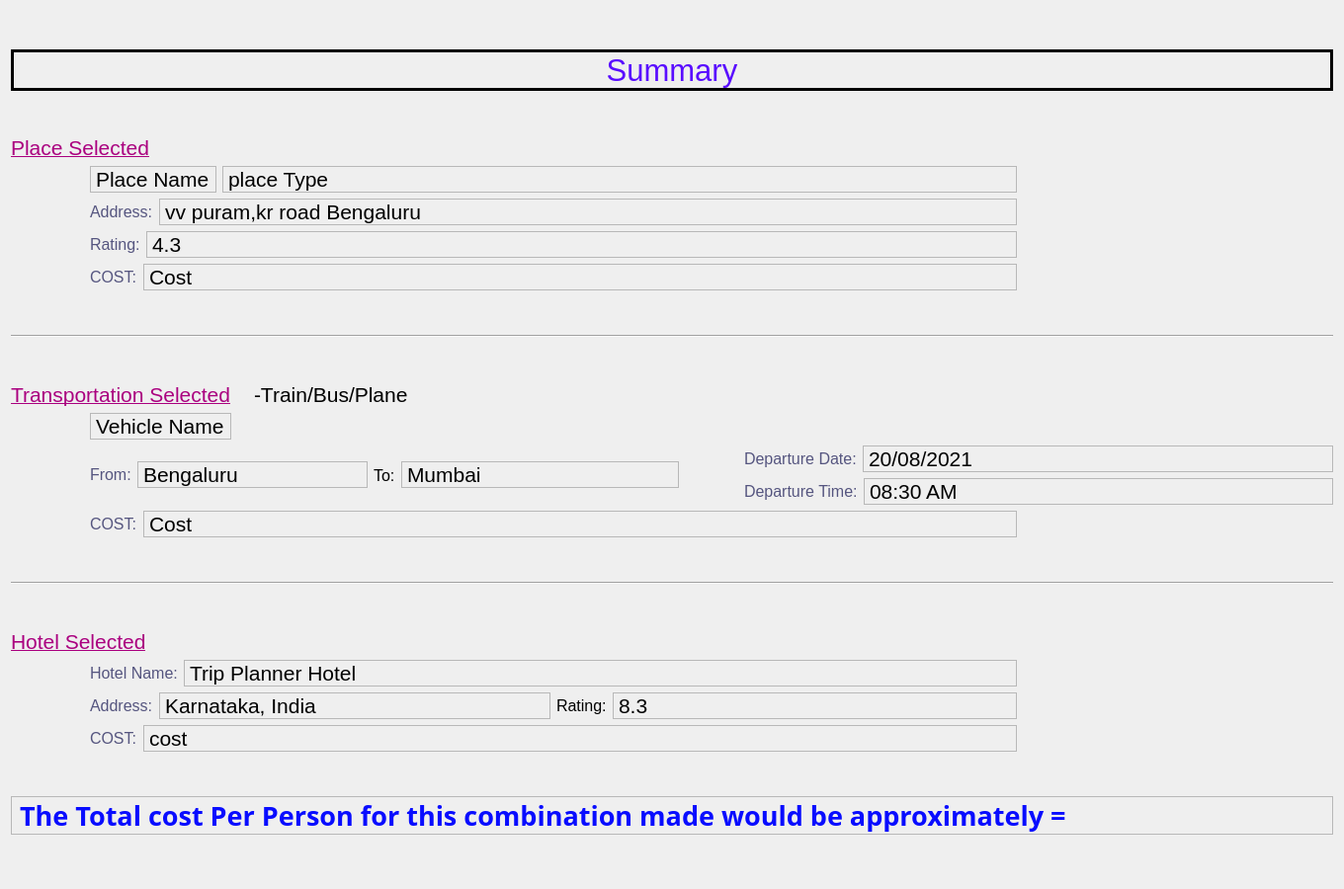
<?xml version="1.0" encoding="UTF-8"?>
<ui version="4.0">
 <class>Form</class>
 <widget class="QWidget" name="Form">
  <property name="geometry">
   <rect>
    <x>0</x>
    <y>0</y>
    <width>1360</width>
    <height>900</height>
   </rect>
  </property>
  <property name="windowTitle">
   <string>Summary </string>
  </property>
  <layout class="QVBoxLayout" name="verticalLayout_9">
   <item>
    <widget class="QLabel" name="label">
     <property name="sizePolicy">
      <sizepolicy hsizetype="Preferred" vsizetype="Fixed">
       <horstretch>0</horstretch>
       <verstretch>0</verstretch>
      </sizepolicy>
     </property>
     <property name="font">
      <font>
       <pointsize>23</pointsize>
      </font>
     </property>
     <property name="frameShape">
      <enum>QFrame::Box</enum>
     </property>
     <property name="lineWidth">
      <number>3</number>
     </property>
     <property name="text">
      <string>&lt;html&gt;&lt;head/&gt;&lt;body&gt;&lt;p&gt;&lt;span style=&quot; color:#590cff;&quot;&gt;Summary&lt;/span&gt;&lt;/p&gt;&lt;/body&gt;&lt;/html&gt;</string>
     </property>
     <property name="scaledContents">
      <bool>true</bool>
     </property>
     <property name="alignment">
      <set>Qt::AlignCenter</set>
     </property>
    </widget>
   </item>
   <item>
    <layout class="QVBoxLayout" name="verticalLayout_6">
     <item>
      <widget class="QLabel" name="label_3">
       <property name="sizePolicy">
        <sizepolicy hsizetype="Preferred" vsizetype="Maximum">
         <horstretch>0</horstretch>
         <verstretch>0</verstretch>
        </sizepolicy>
       </property>
       <property name="font">
        <font>
         <pointsize>16</pointsize>
         <underline>true</underline>
        </font>
       </property>
       <property name="frameShape">
        <enum>QFrame::NoFrame</enum>
       </property>
       <property name="text">
        <string>&lt;html&gt;&lt;head/&gt;&lt;body&gt;&lt;p&gt;&lt;span style=&quot; color:#aa007f;&quot;&gt;Place Selected&lt;/span&gt;&lt;/p&gt;&lt;/body&gt;&lt;/html&gt;</string>
       </property>
      </widget>
     </item>
     <item>
      <layout class="QHBoxLayout" name="horizontalLayout_17">
       <item>
        <spacer name="horizontalSpacer">
         <property name="orientation">
          <enum>Qt::Horizontal</enum>
         </property>
         <property name="sizeType">
          <enum>QSizePolicy::Fixed</enum>
         </property>
         <property name="sizeHint" stdset="0">
          <size>
           <width>80</width>
           <height>20</height>
          </size>
         </property>
        </spacer>
       </item>
       <item>
        <layout class="QVBoxLayout" name="verticalLayout_5">
         <item>
          <layout class="QHBoxLayout" name="horizontalLayout_9">
           <item>
            <widget class="QLabel" name="place_name">
             <property name="sizePolicy">
              <sizepolicy hsizetype="Fixed" vsizetype="Fixed">
               <horstretch>0</horstretch>
               <verstretch>0</verstretch>
              </sizepolicy>
             </property>
             <property name="font">
              <font>
               <pointsize>16</pointsize>
              </font>
             </property>
             <property name="frameShape">
              <enum>QFrame::StyledPanel</enum>
             </property>
             <property name="text">
              <string>Place Name</string>
             </property>
            </widget>
           </item>
           <item>
            <widget class="QLabel" name="place_type">
             <property name="sizePolicy">
              <sizepolicy hsizetype="Preferred" vsizetype="Fixed">
               <horstretch>0</horstretch>
               <verstretch>0</verstretch>
              </sizepolicy>
             </property>
             <property name="font">
              <font>
               <pointsize>16</pointsize>
              </font>
             </property>
             <property name="frameShape">
              <enum>QFrame::StyledPanel</enum>
             </property>
             <property name="text">
              <string>place Type</string>
             </property>
            </widget>
           </item>
          </layout>
         </item>
         <item>
          <layout class="QHBoxLayout" name="horizontalLayout_7">
           <item>
            <widget class="QLabel" name="label_5">
             <property name="sizePolicy">
              <sizepolicy hsizetype="Fixed" vsizetype="Preferred">
               <horstretch>0</horstretch>
               <verstretch>0</verstretch>
              </sizepolicy>
             </property>
             <property name="font">
              <font>
               <pointsize>12</pointsize>
              </font>
             </property>
             <property name="text">
              <string>&lt;html&gt;&lt;head/&gt;&lt;body&gt;&lt;p&gt;&lt;span style=&quot; color:#55557f;&quot;&gt;Address:&lt;/span&gt;&lt;/p&gt;&lt;/body&gt;&lt;/html&gt;</string>
             </property>
            </widget>
           </item>
           <item>
            <widget class="QLabel" name="place_address">
             <property name="sizePolicy">
              <sizepolicy hsizetype="Preferred" vsizetype="Fixed">
               <horstretch>0</horstretch>
               <verstretch>0</verstretch>
              </sizepolicy>
             </property>
             <property name="font">
              <font>
               <pointsize>16</pointsize>
              </font>
             </property>
             <property name="frameShape">
              <enum>QFrame::StyledPanel</enum>
             </property>
             <property name="text">
              <string>vv puram,kr road Bengaluru</string>
             </property>
            </widget>
           </item>
          </layout>
         </item>
         <item>
          <layout class="QHBoxLayout" name="horizontalLayout_8">
           <item>
            <widget class="QLabel" name="label_7">
             <property name="sizePolicy">
              <sizepolicy hsizetype="Fixed" vsizetype="Preferred">
               <horstretch>0</horstretch>
               <verstretch>0</verstretch>
              </sizepolicy>
             </property>
             <property name="font">
              <font>
               <pointsize>12</pointsize>
              </font>
             </property>
             <property name="text">
              <string>&lt;html&gt;&lt;head/&gt;&lt;body&gt;&lt;p&gt;&lt;span style=&quot; color:#55557f;&quot;&gt;Rating:&lt;/span&gt;&lt;/p&gt;&lt;/body&gt;&lt;/html&gt;</string>
             </property>
            </widget>
           </item>
           <item>
            <widget class="QLabel" name="place_rating">
             <property name="sizePolicy">
              <sizepolicy hsizetype="Preferred" vsizetype="Fixed">
               <horstretch>0</horstretch>
               <verstretch>0</verstretch>
              </sizepolicy>
             </property>
             <property name="font">
              <font>
               <pointsize>16</pointsize>
              </font>
             </property>
             <property name="frameShape">
              <enum>QFrame::StyledPanel</enum>
             </property>
             <property name="text">
              <string>4.3</string>
             </property>
            </widget>
           </item>
          </layout>
         </item>
         <item>
          <layout class="QHBoxLayout" name="horizontalLayout_10">
           <item>
            <widget class="QLabel" name="label_30">
             <property name="sizePolicy">
              <sizepolicy hsizetype="Fixed" vsizetype="Preferred">
               <horstretch>0</horstretch>
               <verstretch>0</verstretch>
              </sizepolicy>
             </property>
             <property name="font">
              <font>
               <pointsize>12</pointsize>
              </font>
             </property>
             <property name="text">
              <string>&lt;html&gt;&lt;head/&gt;&lt;body&gt;&lt;p&gt;&lt;span style=&quot; color:#55557f;&quot;&gt;COST:&lt;/span&gt;&lt;/p&gt;&lt;/body&gt;&lt;/html&gt;</string>
             </property>
            </widget>
           </item>
           <item>
            <widget class="QLabel" name="place_cost">
             <property name="sizePolicy">
              <sizepolicy hsizetype="Preferred" vsizetype="Fixed">
               <horstretch>0</horstretch>
               <verstretch>0</verstretch>
              </sizepolicy>
             </property>
             <property name="font">
              <font>
               <pointsize>16</pointsize>
              </font>
             </property>
             <property name="frameShape">
              <enum>QFrame::StyledPanel</enum>
             </property>
             <property name="text">
              <string>Cost</string>
             </property>
            </widget>
           </item>
          </layout>
         </item>
        </layout>
       </item>
       <item>
        <spacer name="horizontalSpacer_2">
         <property name="orientation">
          <enum>Qt::Horizontal</enum>
         </property>
         <property name="sizeType">
          <enum>QSizePolicy::Fixed</enum>
         </property>
         <property name="sizeHint" stdset="0">
          <size>
           <width>320</width>
           <height>20</height>
          </size>
         </property>
        </spacer>
       </item>
      </layout>
     </item>
    </layout>
   </item>
   <item>
    <widget class="Line" name="line">
     <property name="orientation">
      <enum>Qt::Horizontal</enum>
     </property>
    </widget>
   </item>
   <item>
    <layout class="QVBoxLayout" name="verticalLayout_7">
     <item>
      <layout class="QHBoxLayout" name="horizontalLayout_6">
       <property name="spacing">
        <number>23</number>
       </property>
       <property name="topMargin">
        <number>0</number>
       </property>
       <property name="rightMargin">
        <number>3</number>
       </property>
       <property name="bottomMargin">
        <number>0</number>
       </property>
       <item>
        <widget class="QLabel" name="label_8">
         <property name="sizePolicy">
          <sizepolicy hsizetype="Fixed" vsizetype="Fixed">
           <horstretch>0</horstretch>
           <verstretch>0</verstretch>
          </sizepolicy>
         </property>
         <property name="font">
          <font>
           <pointsize>16</pointsize>
           <underline>true</underline>
          </font>
         </property>
         <property name="frameShape">
          <enum>QFrame::NoFrame</enum>
         </property>
         <property name="text">
          <string>&lt;html&gt;&lt;head/&gt;&lt;body&gt;&lt;p&gt;&lt;span style=&quot; color:#aa007f;&quot;&gt;Transportation Selected&lt;/span&gt;&lt;/p&gt;&lt;/body&gt;&lt;/html&gt;</string>
         </property>
        </widget>
       </item>
       <item>
        <widget class="QLabel" name="vehicle_type">
         <property name="sizePolicy">
          <sizepolicy hsizetype="Preferred" vsizetype="Fixed">
           <horstretch>0</horstretch>
           <verstretch>0</verstretch>
          </sizepolicy>
         </property>
         <property name="font">
          <font>
           <pointsize>16</pointsize>
          </font>
         </property>
         <property name="frameShape">
          <enum>QFrame::NoFrame</enum>
         </property>
         <property name="midLineWidth">
          <number>0</number>
         </property>
         <property name="text">
          <string>-Train/Bus/Plane</string>
         </property>
        </widget>
       </item>
      </layout>
     </item>
     <item>
      <layout class="QHBoxLayout" name="horizontalLayout_18">
       <item>
        <spacer name="horizontalSpacer_6">
         <property name="orientation">
          <enum>Qt::Horizontal</enum>
         </property>
         <property name="sizeType">
          <enum>QSizePolicy::Fixed</enum>
         </property>
         <property name="sizeHint" stdset="0">
          <size>
           <width>80</width>
           <height>20</height>
          </size>
         </property>
        </spacer>
       </item>
       <item>
        <layout class="QVBoxLayout" name="verticalLayout_4">
         <item>
          <widget class="QLabel" name="vehicle_name">
           <property name="sizePolicy">
            <sizepolicy hsizetype="Fixed" vsizetype="Fixed">
             <horstretch>0</horstretch>
             <verstretch>0</verstretch>
            </sizepolicy>
           </property>
           <property name="font">
            <font>
             <pointsize>16</pointsize>
            </font>
           </property>
           <property name="frameShape">
            <enum>QFrame::StyledPanel</enum>
           </property>
           <property name="text">
            <string>Vehicle Name</string>
           </property>
          </widget>
         </item>
         <item>
          <layout class="QHBoxLayout" name="horizontalLayout_5">
           <item>
            <layout class="QHBoxLayout" name="horizontalLayout_20">
             <item>
              <layout class="QHBoxLayout" name="horizontalLayout_4">
               <item>
                <layout class="QHBoxLayout" name="horizontalLayout">
                 <item>
                  <widget class="QLabel" name="label_11">
                   <property name="sizePolicy">
                    <sizepolicy hsizetype="Fixed" vsizetype="Preferred">
                     <horstretch>0</horstretch>
                     <verstretch>0</verstretch>
                    </sizepolicy>
                   </property>
                   <property name="font">
                    <font>
                     <pointsize>12</pointsize>
                    </font>
                   </property>
                   <property name="text">
                    <string>&lt;html&gt;&lt;head/&gt;&lt;body&gt;&lt;p&gt;&lt;span style=&quot; color:#55557f;&quot;&gt;From:&lt;/span&gt;&lt;/p&gt;&lt;/body&gt;&lt;/html&gt;</string>
                   </property>
                  </widget>
                 </item>
                 <item>
                  <widget class="QLabel" name="from_city">
                   <property name="sizePolicy">
                    <sizepolicy hsizetype="Preferred" vsizetype="Fixed">
                     <horstretch>0</horstretch>
                     <verstretch>0</verstretch>
                    </sizepolicy>
                   </property>
                   <property name="font">
                    <font>
                     <pointsize>16</pointsize>
                    </font>
                   </property>
                   <property name="frameShape">
                    <enum>QFrame::StyledPanel</enum>
                   </property>
                   <property name="text">
                    <string>Bengaluru</string>
                   </property>
                  </widget>
                 </item>
                </layout>
               </item>
               <item>
                <widget class="QLabel" name="label_14">
                 <property name="sizePolicy">
                  <sizepolicy hsizetype="Fixed" vsizetype="Preferred">
                   <horstretch>0</horstretch>
                   <verstretch>0</verstretch>
                  </sizepolicy>
                 </property>
                 <property name="font">
                  <font>
                   <pointsize>12</pointsize>
                  </font>
                 </property>
                 <property name="text">
                  <string>To:</string>
                 </property>
                </widget>
               </item>
               <item>
                <widget class="QLabel" name="to_city">
                 <property name="sizePolicy">
                  <sizepolicy hsizetype="Preferred" vsizetype="Fixed">
                   <horstretch>0</horstretch>
                   <verstretch>0</verstretch>
                  </sizepolicy>
                 </property>
                 <property name="font">
                  <font>
                   <pointsize>16</pointsize>
                  </font>
                 </property>
                 <property name="frameShape">
                  <enum>QFrame::StyledPanel</enum>
                 </property>
                 <property name="text">
                  <string>Mumbai</string>
                 </property>
                </widget>
               </item>
              </layout>
             </item>
            </layout>
           </item>
           <item>
            <spacer name="horizontalSpacer_5">
             <property name="orientation">
              <enum>Qt::Horizontal</enum>
             </property>
             <property name="sizeType">
              <enum>QSizePolicy::Fixed</enum>
             </property>
             <property name="sizeHint" stdset="0">
              <size>
               <width>60</width>
               <height>20</height>
              </size>
             </property>
            </spacer>
           </item>
           <item>
            <layout class="QVBoxLayout" name="verticalLayout_3">
             <item>
              <layout class="QHBoxLayout" name="horizontalLayout_2">
               <item>
                <widget class="QLabel" name="label_10">
                 <property name="sizePolicy">
                  <sizepolicy hsizetype="Fixed" vsizetype="Preferred">
                   <horstretch>0</horstretch>
                   <verstretch>0</verstretch>
                  </sizepolicy>
                 </property>
                 <property name="font">
                  <font>
                   <pointsize>12</pointsize>
                  </font>
                 </property>
                 <property name="text">
                  <string>&lt;html&gt;&lt;head/&gt;&lt;body&gt;&lt;p&gt;&lt;span style=&quot; color:#55557f;&quot;&gt;Departure Date:&lt;/span&gt;&lt;/p&gt;&lt;/body&gt;&lt;/html&gt;</string>
                 </property>
                </widget>
               </item>
               <item>
                <widget class="QLabel" name="ddate">
                 <property name="sizePolicy">
                  <sizepolicy hsizetype="Preferred" vsizetype="Fixed">
                   <horstretch>0</horstretch>
                   <verstretch>0</verstretch>
                  </sizepolicy>
                 </property>
                 <property name="font">
                  <font>
                   <pointsize>16</pointsize>
                  </font>
                 </property>
                 <property name="frameShape">
                  <enum>QFrame::StyledPanel</enum>
                 </property>
                 <property name="text">
                  <string>20/08/2021</string>
                 </property>
                </widget>
               </item>
              </layout>
             </item>
             <item>
              <layout class="QHBoxLayout" name="horizontalLayout_3">
               <item>
                <widget class="QLabel" name="label_15">
                 <property name="sizePolicy">
                  <sizepolicy hsizetype="Fixed" vsizetype="Preferred">
                   <horstretch>0</horstretch>
                   <verstretch>0</verstretch>
                  </sizepolicy>
                 </property>
                 <property name="font">
                  <font>
                   <pointsize>12</pointsize>
                  </font>
                 </property>
                 <property name="text">
                  <string>&lt;html&gt;&lt;head/&gt;&lt;body&gt;&lt;p&gt;&lt;span style=&quot; color:#55557f;&quot;&gt;Departure Time:&lt;/span&gt;&lt;/p&gt;&lt;/body&gt;&lt;/html&gt;</string>
                 </property>
                </widget>
               </item>
               <item>
                <widget class="QLabel" name="dtime">
                 <property name="sizePolicy">
                  <sizepolicy hsizetype="Preferred" vsizetype="Fixed">
                   <horstretch>0</horstretch>
                   <verstretch>0</verstretch>
                  </sizepolicy>
                 </property>
                 <property name="font">
                  <font>
                   <pointsize>16</pointsize>
                  </font>
                 </property>
                 <property name="frameShape">
                  <enum>QFrame::StyledPanel</enum>
                 </property>
                 <property name="text">
                  <string>08:30 AM</string>
                 </property>
                </widget>
               </item>
              </layout>
             </item>
            </layout>
           </item>
          </layout>
         </item>
         <item>
          <layout class="QHBoxLayout" name="horizontalLayout_15">
           <item>
            <widget class="QLabel" name="label_31">
             <property name="sizePolicy">
              <sizepolicy hsizetype="Fixed" vsizetype="Preferred">
               <horstretch>0</horstretch>
               <verstretch>0</verstretch>
              </sizepolicy>
             </property>
             <property name="font">
              <font>
               <pointsize>12</pointsize>
              </font>
             </property>
             <property name="text">
              <string>&lt;html&gt;&lt;head/&gt;&lt;body&gt;&lt;p&gt;&lt;span style=&quot; color:#55557f;&quot;&gt;COST:&lt;/span&gt;&lt;/p&gt;&lt;/body&gt;&lt;/html&gt;</string>
             </property>
            </widget>
           </item>
           <item>
            <widget class="QLabel" name="transportation_cost">
             <property name="sizePolicy">
              <sizepolicy hsizetype="Preferred" vsizetype="Fixed">
               <horstretch>0</horstretch>
               <verstretch>0</verstretch>
              </sizepolicy>
             </property>
             <property name="font">
              <font>
               <pointsize>16</pointsize>
              </font>
             </property>
             <property name="frameShape">
              <enum>QFrame::StyledPanel</enum>
             </property>
             <property name="text">
              <string>Cost</string>
             </property>
            </widget>
           </item>
           <item>
            <spacer name="horizontalSpacer_4">
             <property name="orientation">
              <enum>Qt::Horizontal</enum>
             </property>
             <property name="sizeType">
              <enum>QSizePolicy::Fixed</enum>
             </property>
             <property name="sizeHint" stdset="0">
              <size>
               <width>320</width>
               <height>20</height>
              </size>
             </property>
            </spacer>
           </item>
          </layout>
         </item>
        </layout>
       </item>
      </layout>
     </item>
    </layout>
   </item>
   <item>
    <widget class="Line" name="line_2">
     <property name="orientation">
      <enum>Qt::Horizontal</enum>
     </property>
    </widget>
   </item>
   <item>
    <layout class="QVBoxLayout" name="verticalLayout_8">
     <item>
      <widget class="QLabel" name="label_22">
       <property name="sizePolicy">
        <sizepolicy hsizetype="Preferred" vsizetype="Fixed">
         <horstretch>0</horstretch>
         <verstretch>0</verstretch>
        </sizepolicy>
       </property>
       <property name="font">
        <font>
         <pointsize>16</pointsize>
         <underline>true</underline>
        </font>
       </property>
       <property name="frameShape">
        <enum>QFrame::NoFrame</enum>
       </property>
       <property name="text">
        <string>&lt;html&gt;&lt;head/&gt;&lt;body&gt;&lt;p&gt;&lt;span style=&quot; color:#aa007f;&quot;&gt;Hotel Selected&lt;/span&gt;&lt;/p&gt;&lt;/body&gt;&lt;/html&gt;</string>
       </property>
      </widget>
     </item>
     <item>
      <layout class="QHBoxLayout" name="horizontalLayout_19">
       <item>
        <spacer name="horizontalSpacer_7">
         <property name="orientation">
          <enum>Qt::Horizontal</enum>
         </property>
         <property name="sizeType">
          <enum>QSizePolicy::Fixed</enum>
         </property>
         <property name="sizeHint" stdset="0">
          <size>
           <width>80</width>
           <height>20</height>
          </size>
         </property>
        </spacer>
       </item>
       <item>
        <layout class="QVBoxLayout" name="verticalLayout_2">
         <item>
          <layout class="QHBoxLayout" name="horizontalLayout_11">
           <item>
            <widget class="QLabel" name="label_23">
             <property name="sizePolicy">
              <sizepolicy hsizetype="Fixed" vsizetype="Preferred">
               <horstretch>0</horstretch>
               <verstretch>0</verstretch>
              </sizepolicy>
             </property>
             <property name="font">
              <font>
               <pointsize>12</pointsize>
              </font>
             </property>
             <property name="text">
              <string>&lt;html&gt;&lt;head/&gt;&lt;body&gt;&lt;p&gt;&lt;span style=&quot; color:#55557f;&quot;&gt;Hotel Name:&lt;/span&gt;&lt;/p&gt;&lt;/body&gt;&lt;/html&gt;</string>
             </property>
            </widget>
           </item>
           <item>
            <widget class="QLabel" name="hotel_name">
             <property name="sizePolicy">
              <sizepolicy hsizetype="Preferred" vsizetype="Fixed">
               <horstretch>0</horstretch>
               <verstretch>0</verstretch>
              </sizepolicy>
             </property>
             <property name="font">
              <font>
               <pointsize>16</pointsize>
              </font>
             </property>
             <property name="frameShape">
              <enum>QFrame::StyledPanel</enum>
             </property>
             <property name="text">
              <string>Trip Planner Hotel</string>
             </property>
            </widget>
           </item>
          </layout>
         </item>
         <item>
          <layout class="QHBoxLayout" name="horizontalLayout_14">
           <item>
            <layout class="QHBoxLayout" name="horizontalLayout_12">
             <item>
              <widget class="QLabel" name="label_25">
               <property name="sizePolicy">
                <sizepolicy hsizetype="Fixed" vsizetype="Preferred">
                 <horstretch>0</horstretch>
                 <verstretch>0</verstretch>
                </sizepolicy>
               </property>
               <property name="font">
                <font>
                 <pointsize>12</pointsize>
                </font>
               </property>
               <property name="text">
                <string>&lt;html&gt;&lt;head/&gt;&lt;body&gt;&lt;p&gt;&lt;span style=&quot; color:#55557f;&quot;&gt;Address:&lt;/span&gt;&lt;/p&gt;&lt;/body&gt;&lt;/html&gt;</string>
               </property>
              </widget>
             </item>
             <item>
              <widget class="QLabel" name="hotel_address">
               <property name="sizePolicy">
                <sizepolicy hsizetype="Preferred" vsizetype="Fixed">
                 <horstretch>0</horstretch>
                 <verstretch>0</verstretch>
                </sizepolicy>
               </property>
               <property name="font">
                <font>
                 <pointsize>16</pointsize>
                </font>
               </property>
               <property name="frameShape">
                <enum>QFrame::StyledPanel</enum>
               </property>
               <property name="text">
                <string>Karnataka, India</string>
               </property>
              </widget>
             </item>
            </layout>
           </item>
           <item>
            <layout class="QHBoxLayout" name="horizontalLayout_13">
             <item>
              <widget class="QLabel" name="label_27">
               <property name="sizePolicy">
                <sizepolicy hsizetype="Fixed" vsizetype="Preferred">
                 <horstretch>0</horstretch>
                 <verstretch>0</verstretch>
                </sizepolicy>
               </property>
               <property name="font">
                <font>
                 <pointsize>12</pointsize>
                </font>
               </property>
               <property name="text">
                <string>Rating:</string>
               </property>
              </widget>
             </item>
             <item>
              <widget class="QLabel" name="hotel_rating">
               <property name="sizePolicy">
                <sizepolicy hsizetype="Preferred" vsizetype="Fixed">
                 <horstretch>0</horstretch>
                 <verstretch>0</verstretch>
                </sizepolicy>
               </property>
               <property name="font">
                <font>
                 <pointsize>16</pointsize>
                </font>
               </property>
               <property name="frameShape">
                <enum>QFrame::StyledPanel</enum>
               </property>
               <property name="text">
                <string>8.3</string>
               </property>
              </widget>
             </item>
            </layout>
           </item>
          </layout>
         </item>
         <item>
          <layout class="QHBoxLayout" name="horizontalLayout_16">
           <item>
            <widget class="QLabel" name="label_32">
             <property name="sizePolicy">
              <sizepolicy hsizetype="Fixed" vsizetype="Preferred">
               <horstretch>0</horstretch>
               <verstretch>0</verstretch>
              </sizepolicy>
             </property>
             <property name="font">
              <font>
               <pointsize>12</pointsize>
              </font>
             </property>
             <property name="text">
              <string>&lt;html&gt;&lt;head/&gt;&lt;body&gt;&lt;p&gt;&lt;span style=&quot; color:#55557f;&quot;&gt;COST:&lt;/span&gt;&lt;/p&gt;&lt;/body&gt;&lt;/html&gt;</string>
             </property>
            </widget>
           </item>
           <item>
            <widget class="QLabel" name="hotel_cost">
             <property name="sizePolicy">
              <sizepolicy hsizetype="Preferred" vsizetype="Fixed">
               <horstretch>0</horstretch>
               <verstretch>0</verstretch>
              </sizepolicy>
             </property>
             <property name="font">
              <font>
               <pointsize>16</pointsize>
              </font>
             </property>
             <property name="frameShape">
              <enum>QFrame::StyledPanel</enum>
             </property>
             <property name="text">
              <string>cost</string>
             </property>
            </widget>
           </item>
          </layout>
         </item>
        </layout>
       </item>
       <item>
        <spacer name="horizontalSpacer_3">
         <property name="orientation">
          <enum>Qt::Horizontal</enum>
         </property>
         <property name="sizeType">
          <enum>QSizePolicy::Fixed</enum>
         </property>
         <property name="sizeHint" stdset="0">
          <size>
           <width>320</width>
           <height>20</height>
          </size>
         </property>
        </spacer>
       </item>
      </layout>
     </item>
    </layout>
   </item>
   <item>
    <widget class="QLabel" name="total_cost">
     <property name="sizePolicy">
      <sizepolicy hsizetype="Preferred" vsizetype="Fixed">
       <horstretch>0</horstretch>
       <verstretch>0</verstretch>
      </sizepolicy>
     </property>
     <property name="font">
      <font>
       <family>Modern No. 20</family>
       <pointsize>20</pointsize>
       <weight>75</weight>
       <italic>false</italic>
       <bold>true</bold>
       <strikeout>false</strikeout>
       <stylestrategy>PreferDefault</stylestrategy>
       <kerning>true</kerning>
      </font>
     </property>
     <property name="frameShape">
      <enum>QFrame::StyledPanel</enum>
     </property>
     <property name="text">
      <string>&lt;html&gt;&lt;head/&gt;&lt;body&gt;&lt;p&gt;&lt;span style=&quot; color:#080cff;&quot;&gt;The Total cost Per Person for this combination made would be approximately =&lt;/span&gt;&lt;/p&gt;&lt;/body&gt;&lt;/html&gt;</string>
     </property>
     <property name="scaledContents">
      <bool>false</bool>
     </property>
     <property name="indent">
      <number>-1</number>
     </property>
    </widget>
   </item>
  </layout>
 </widget>
 <resources/>
 <connections/>
</ui>
